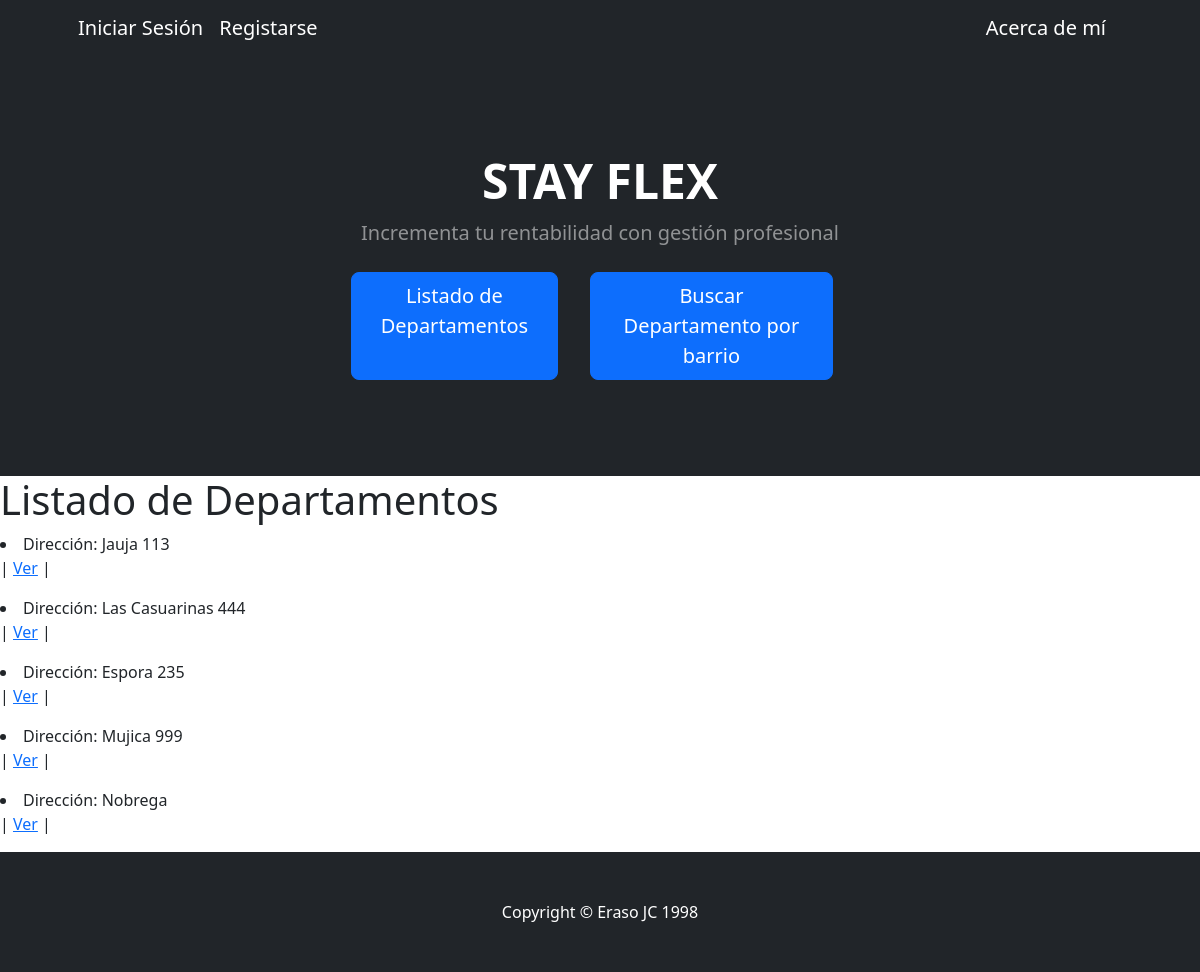
Screenshot of /APPFinal/departamentos/lista with the database file from the repository.
### APPFinal/models.py (models this page shows)
class Departamento(models.Model):
    barrio = models.CharField(max_length=40, null=True, blank=True)
    direccion = models.CharField(max_length=40)
    piso = models.IntegerField(null=True, blank=True)
    depto = models.CharField(max_length=40)
    descripcion = models.CharField(max_length=100, null=True, blank=True)

### APPFinal/views.py (the view)
# urls.py: path('departamentos/lista', views.DepartamentosLista.as_view(), name = "ListaDepartamentos"),
class DepartamentosLista(ListView):
    model = Departamento
    context_object_name = "departamentos"
    template_name = "APPFinal/depto_lista.html"

### APPFinal/templates/APPFinal/depto_lista.html (shortened to what this page needs)
{% extends "APPFinal/padre.html" %}
{% load static %}
{% block contenidoQueCambia %}
<h1>Listado de Departamentos</h1>
{% for departamento in departamentos %}
    <li>Dirección: {{departamento.direccion}}
        <p>
            {% if not request.user.is_authenticated %}
            |   <a href="{% url 'DetalleDepartamento' departamento.pk %}">Ver</a>
            |
                {% else %}
            |   <a href="{% url 'DetalleDepartamento' departamento.pk %}">Ver</a>
            |    <a href="{% url 'EditarDepartamento' departamento.pk %}">Editar</a>
            |
                <a href="{% url 'BorrarDepartamento' departamento.pk %}">Borrar</a>
                {% endif %}
        </p>
    </li>
{% endfor %}
{% endblock contenidoQueCambia  %}

### rows the page displays
Departamento: direccion "Jauja 113"
Departamento: direccion "Las Casuarinas 444"
Departamento: direccion "Espora 235"
Departamento: direccion "Mujica 999"
Departamento: direccion "Nobrega"
